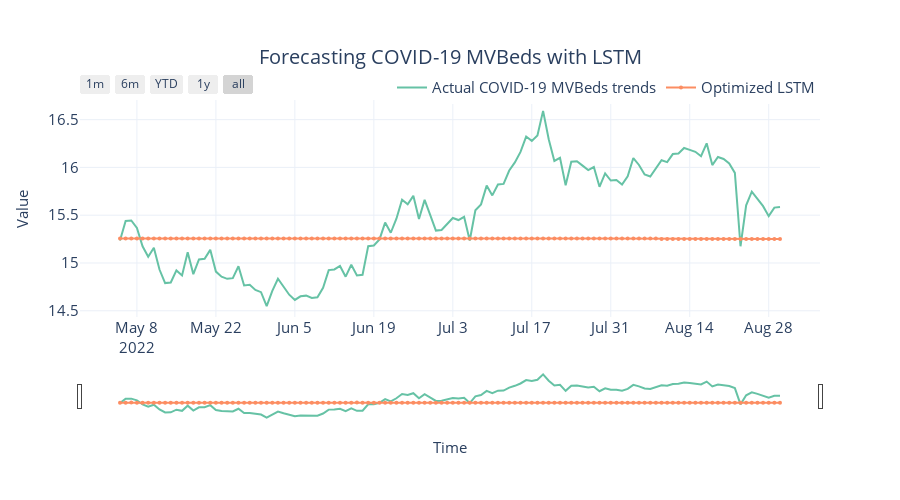

Notebook cell for this chart:
### Code cell
# prediction using the best parameters
rnn_config = SingleStepRNNConfig(
    rnn_type=best_params[0],
    input_size=19,
    hidden_size=best_params[1],
    num_layers=best_params[2],
    bidirectional=best_params[3],
    learning_rate=1e-3,
)

model = SingleStepRNNModel(rnn_config)
model.float()

logger = TensorBoardLogger("notebook/multivariate/tb_logs", name="my_rnn_experiment")
trainer = pl.Trainer(
    logger=logger,
    min_epochs=5,
    max_epochs=100,
    accelerator="gpu",
    devices=1,
    callbacks=[EarlyStopping(monitor="valid_loss", patience=10)],
)

trainer.fit(model, datamodule)

predictions = trainer.predict(model, datamodule.test_dataloader())
predictions = torch.cat(predictions).squeeze().detach().numpy()
predictions = predictions * datamodule.train.std + datamodule.train.mean

actuals = test["covidOccupiedMVBeds"].values

assert (
    actuals.shape == predictions.shape
), "Mismatch in shapes between actuals and predictions"

algorithm_name = rnn_config.rnn_type

metrics = {
    "Algorithm": f"{algorithm_name} (SA)",
    "MAE": mae(actuals, predictions),
    "MSE": mse(actuals, predictions),
    "MASE": mase(actuals, predictions, train["covidOccupiedMVBeds"].values),
    "Forecast Bias": forecast_bias(actuals, predictions),
}

value_formats = ["{}", "{:.4f}", "{:.4f}", "{:.4f}", "{:.2f}"]

metrics = {
    key: format_.format(value)
    for key, value, format_ in zip(metrics.keys(), metrics.values(), value_formats)
}

pred_df_ = pd.DataFrame({f"Optimized {algorithm_name} (SA)": predictions}, index=test.index)

pred_df = test.join(pred_df_)

metric_record.append(metrics)

print(metrics)

fig = plot_forecast(
    pred_df,
    forecast_columns=[f"Optimized {algorithm_name} (SA)"],
    forecast_display_names=[f"Optimized {algorithm_name} (SA)"],
)

title = f"Forecasting COVID-19 MVBeds with {algorithm_name} (SA)"
fig = format_plot(fig, title=title)
fig.update_xaxes(
    rangeslider_visible=True,
    rangeselector=dict(
        buttons=list(
            [
                dict(count=1, label="1m", step="month", stepmode="backward"),
                dict(count=6, label="6m", step="month", stepmode="backward"),
                dict(count=1, label="YTD", step="year", stepmode="todate"),
                dict(count=1, label="1y", step="year", stepmode="backward"),
                dict(step="all"),
            ]
        )
    ),
)

# save_path = f"images/forecast_multivarate_{algorithm_name}.png"
# pio.write_image(fig, save_path)
fig.show()
